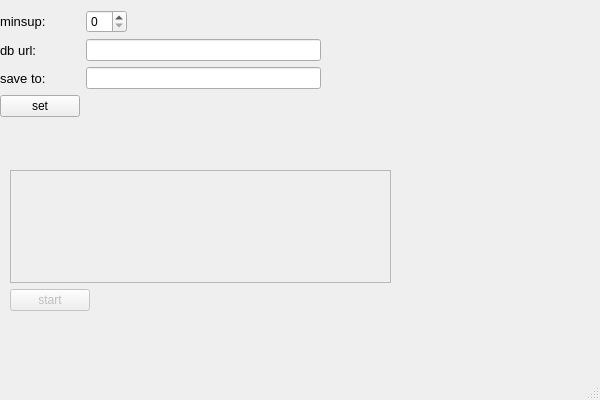
<?xml version="1.0" encoding="UTF-8"?>
<ui version="4.0">
 <class>MainWindow</class>
 <widget class="QMainWindow" name="MainWindow">
  <property name="enabled">
   <bool>true</bool>
  </property>
  <property name="geometry">
   <rect>
    <x>0</x>
    <y>0</y>
    <width>600</width>
    <height>400</height>
   </rect>
  </property>
  <property name="minimumSize">
   <size>
    <width>465</width>
    <height>0</height>
   </size>
  </property>
  <property name="windowTitle">
   <string>MainWindow</string>
  </property>
  <widget class="QWidget" name="centralwidget">
   <widget class="QWidget" name="gridLayoutWidget">
    <property name="geometry">
     <rect>
      <x>0</x>
      <y>10</y>
      <width>321</width>
      <height>111</height>
     </rect>
    </property>
    <layout class="QGridLayout" name="gridLayout_2" columnstretch="0,0,0">
     <item row="2" column="1" colspan="2">
      <widget class="QLineEdit" name="lineEdit_save"/>
     </item>
     <item row="2" column="0">
      <widget class="QLabel" name="label_3">
       <property name="font">
        <font>
         <pointsize>10</pointsize>
        </font>
       </property>
       <property name="text">
        <string>save to:</string>
       </property>
      </widget>
     </item>
     <item row="1" column="0">
      <widget class="QLabel" name="label_2">
       <property name="font">
        <font>
         <pointsize>10</pointsize>
        </font>
       </property>
       <property name="text">
        <string>db url:</string>
       </property>
      </widget>
     </item>
     <item row="0" column="0">
      <widget class="QLabel" name="label">
       <property name="font">
        <font>
         <pointsize>10</pointsize>
        </font>
       </property>
       <property name="text">
        <string>minsup:</string>
       </property>
      </widget>
     </item>
     <item row="0" column="1">
      <widget class="QSpinBox" name="spinBox_minsup"/>
     </item>
     <item row="3" column="0">
      <widget class="QPushButton" name="pushButtonSet">
       <property name="text">
        <string>set</string>
       </property>
      </widget>
     </item>
     <item row="1" column="1" colspan="2">
      <widget class="QLineEdit" name="lineEdit_db"/>
     </item>
     <item row="0" column="2">
      <spacer name="horizontalSpacer">
       <property name="orientation">
        <enum>Qt::Horizontal</enum>
       </property>
       <property name="sizeHint" stdset="0">
        <size>
         <width>58</width>
         <height>17</height>
        </size>
       </property>
      </spacer>
     </item>
    </layout>
   </widget>
   <widget class="QWidget" name="formLayoutWidget">
    <property name="geometry">
     <rect>
      <x>10</x>
      <y>170</y>
      <width>381</width>
      <height>141</height>
     </rect>
    </property>
    <layout class="QFormLayout" name="formLayout_2">
     <item row="1" column="0">
      <widget class="QPushButton" name="pushButton_start">
       <property name="enabled">
        <bool>false</bool>
       </property>
       <property name="text">
        <string>start</string>
       </property>
      </widget>
     </item>
     <item row="0" column="0" colspan="2">
      <widget class="QTextBrowser" name="textBrowser_console">
       <property name="enabled">
        <bool>false</bool>
       </property>
      </widget>
     </item>
    </layout>
   </widget>
  </widget>
  <widget class="QMenuBar" name="menubar">
   <property name="geometry">
    <rect>
     <x>0</x>
     <y>0</y>
     <width>600</width>
     <height>18</height>
    </rect>
   </property>
  </widget>
  <widget class="QStatusBar" name="statusbar"/>
 </widget>
 <resources/>
 <connections/>
</ui>
